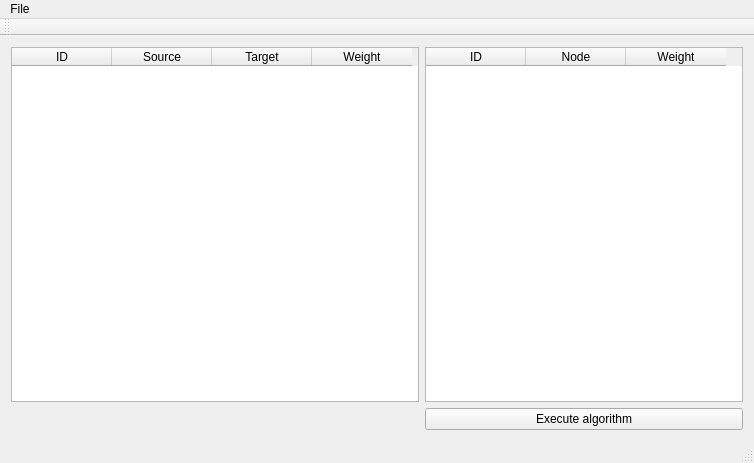
<?xml version="1.0" encoding="UTF-8"?>
<ui version="4.0">
 <class>MainWindow</class>
 <widget class="QMainWindow" name="MainWindow">
  <property name="geometry">
   <rect>
    <x>0</x>
    <y>0</y>
    <width>754</width>
    <height>463</height>
   </rect>
  </property>
  <property name="windowTitle">
   <string>MainWindow</string>
  </property>
  <widget class="QWidget" name="centralWidget">
   <layout class="QGridLayout" name="gridLayout">
    <item row="0" column="0">
     <widget class="QTableWidget" name="edgesTableWidget">
      <column>
       <property name="text">
        <string>ID</string>
       </property>
      </column>
      <column>
       <property name="text">
        <string>Source</string>
       </property>
      </column>
      <column>
       <property name="text">
        <string>Target</string>
       </property>
      </column>
      <column>
       <property name="text">
        <string>Weight</string>
       </property>
      </column>
     </widget>
    </item>
    <item row="0" column="1">
     <widget class="QTableWidget" name="nodesTableWidget">
      <column>
       <property name="text">
        <string>ID</string>
       </property>
      </column>
      <column>
       <property name="text">
        <string>Node</string>
       </property>
      </column>
      <column>
       <property name="text">
        <string>Weight</string>
       </property>
      </column>
     </widget>
    </item>
    <item row="1" column="0">
     <spacer name="horizontalSpacer">
      <property name="orientation">
       <enum>Qt::Horizontal</enum>
      </property>
      <property name="sizeHint" stdset="0">
       <size>
        <width>408</width>
        <height>20</height>
       </size>
      </property>
     </spacer>
    </item>
    <item row="1" column="1">
     <widget class="QPushButton" name="executeAlgorithmButton">
      <property name="text">
       <string>Execute algorithm</string>
      </property>
     </widget>
    </item>
   </layout>
  </widget>
  <widget class="QMenuBar" name="menuBar">
   <property name="geometry">
    <rect>
     <x>0</x>
     <y>0</y>
     <width>754</width>
     <height>21</height>
    </rect>
   </property>
   <widget class="QMenu" name="menuOpen_File">
    <property name="title">
     <string>File</string>
    </property>
    <addaction name="actionExport_Nodes_File"/>
    <addaction name="actionExport_Edges_File"/>
   </widget>
   <addaction name="menuOpen_File"/>
  </widget>
  <widget class="QToolBar" name="mainToolBar">
   <attribute name="toolBarArea">
    <enum>TopToolBarArea</enum>
   </attribute>
   <attribute name="toolBarBreak">
    <bool>false</bool>
   </attribute>
  </widget>
  <widget class="QStatusBar" name="statusBar"/>
  <action name="actionExport_Nodes_File">
   <property name="text">
    <string>Export Nodes File</string>
   </property>
  </action>
  <action name="actionExport_Edges_File">
   <property name="text">
    <string>Export Edges File</string>
   </property>
  </action>
  <action name="actionOpen_File">
   <property name="text">
    <string>Open File</string>
   </property>
  </action>
 </widget>
 <layoutdefault spacing="6" margin="11"/>
 <resources/>
 <connections/>
</ui>
